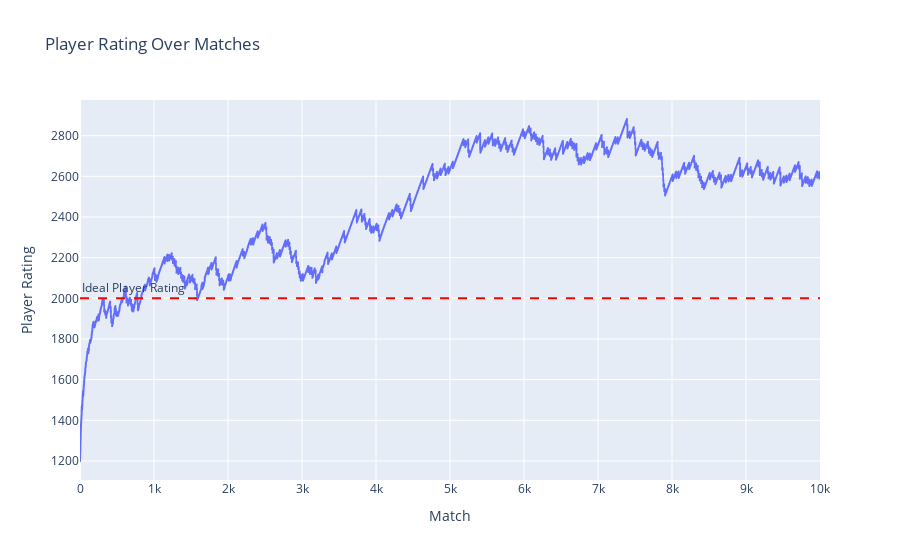

Notebook source saved alongside this figure:
### Markdown cell above
let's say that the player has an "ideal" score. let's see how many games it needs to get a stable score while facing random rating players sampled from a skewed distribution.

### Code cell
IDEAL_PLAYER_RATING = 2000
current_player_rating = ELO_START
number_of_matches= 10000
print_flag = False

print('Parameters of the simulation:')
print(f' - Ideal player rating: {IDEAL_PLAYER_RATING}')
print(f' - Starting player rating: {ELO_START}')
print(f' - Elo scale: {ELO_SCALE}')
print(f' - Elo k-factor: {ELO_K}')
print(f' - Number of matches: {number_of_matches}')
print('-------------------')

player_rating_history = [current_player_rating]

# initialize seed number to get a reproducible sequence of random numbers
np.random.seed(SEED)
for match in range(number_of_matches):
    current_player_rating = player_rating_history[-1]
    opponent_rating = int(np.random.choice(skill_list_skewed, 1))
    es = f.elo_expected_score(current_player_rating, opponent_rating, ELO_SCALE)
    chance_of_winning = f.elo_expected_score(IDEAL_PLAYER_RATING, opponent_rating, ELO_SCALE)
    if np.random.rand() < chance_of_winning:
        # player wins
        actual_score = 1
        delta_rating = f.delta_rating(actual_score, es, ELO_K)
    else:
        # player loses
        actual_score = 0
        delta_rating = f.delta_rating(actual_score, es, ELO_K)
    new_player_rating = current_player_rating + delta_rating
    if print_flag:
        print(f'Match {match+1}')
        print(f'Player current rating: {current_player_rating}')
        print(f'Opponent rating: {opponent_rating}')
        print(f'Expected score: {es:.3f}')
        print(f'Chance of winning: {chance_of_winning:.3f}')
        print(f'Actual score: {actual_score:.3f}')
        print(f'Delta rating: {delta_rating}')
        print(f'New player rating: {new_player_rating}')
        print('-------------------')
    player_rating_history.append(new_player_rating)

fig = px.line(y=player_rating_history, labels={'x': 'Match', 'y': 'Player Rating'}, title='Player Rating Over Matches')
fig.add_hline(y=IDEAL_PLAYER_RATING, line_dash="dash", line_color="red", annotation_text="Ideal Player Rating", annotation_position="top left")
fig.show()

### Figure 1 — Plotly figure (JSON) as saved in the notebook; plotly's stock layout.template omitted (floating-point values rounded to 4 significant figures; data arrays with more than 128 entries replaced by an {"elided": "..."} marker saying what was removed)
{"data": [{"hovertemplate": "Match=%{x}<br>Player Rating=%{y}<extra></extra>", "legendgroup": "", "line": {"color": "#636efa", "dash": "solid"}, "marker": {"symbol": "circle"}, "mode": "lines", "name": "", "showlegend": false, "type": "scattergl", "x": {"elided": "10001 int values"}, "xaxis": "x", "y": {"elided": "10001 int values"}, "yaxis": "y"}], "layout": {"annotations": [{"showarrow": false, "text": "Ideal Player Rating", "x": 0, "xanchor": "left", "xref": "x domain", "y": 2000, "yanchor": "bottom", "yref": "y"}], "legend": {"tracegroupgap": 0}, "shapes": [{"line": {"color": "red", "dash": "dash"}, "type": "line", "x0": 0, "x1": 1, "xref": "x domain", "y0": 2000, "y1": 2000, "yref": "y"}], "title": {"text": "Player Rating Over Matches"}, "xaxis": {"anchor": "y", "domain": [0, 1], "title": {"text": "Match"}}, "yaxis": {"anchor": "x", "domain": [0, 1], "title": {"text": "Player Rating"}}}}
